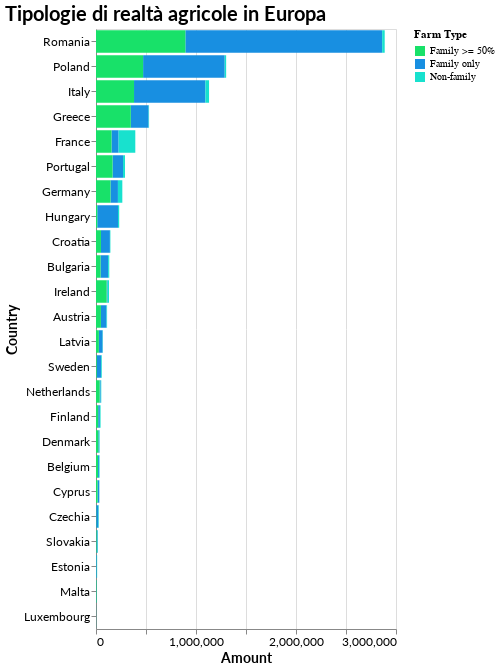

Write notebook code for a chart like this one.
### Code cell
## GRAFO SULLA TIPOLOGIA DI DIMENSIONE AGRICOLA IN EUROPA (FAMILIARE, NON FAMILIARE, FAMILIARE PER OLTRE LA METà)

data_distribution_farming = {
    'Country': ['Romania', 'Poland', 'Italy', 'Greece', 'France', 'Portugal', 'Germany',
                'Hungary', 'Croatia', 'Bulgaria', 'Ireland', 'Austria', 'Latvia', 'Sweden',
                'Netherlands', 'Finland', 'Denmark', 'Belgium', 'Cyprus', 'Czechia',
                'Slovakia', 'Estonia', 'Malta', 'Luxembourg'],
    'Family only': [1967777, 815995, 713735, 178213, 71084, 104508, 74500, 207261,
                    89600, 75199, 9930, 56055, 37645, 44750, 10407, 16949,
                    9317, 9334, 16890, 21859, 11054, 6755, 3468, 927],
    'Family >= 50%': [893704, 471075, 380344, 348123, 155144, 165789, 144818, 12824,
                      49599, 45922, 106461, 49216, 28606, 6945, 36628, 21841,
                      23179, 20095, 15967, 2301, 4840, 657, 4022, 820],
    'Non-family': [25586, 14419, 36449, 4343, 166797, 19932, 43917, 12003,
                   4720, 11621, 13824, 5510, 2732, 7095, 5606, 6840,
                   4592, 6567, 1189, 4749, 3738, 3957, 160, 134]
}

df_distribution_farming = pd.DataFrame(data_distribution_farming)

df_m_distribution_farming = df_distribution_farming.melt(id_vars=['Country'], var_name='Farm Type', value_name='Amount')

# Define custom color mapping
color_scale = alt.Scale(
    #domain=['Family >= 50%', 'Family only', 'Non-family'],
    domain=['Family >= 50%', 'Family only', 'Non-family'],
    range=['#18E169', '#188FE1', '#18E1CE']
)

chart = alt.Chart(df_m_distribution_farming).mark_bar().encode(
    #x=alt.X('Country', sort=None),
    x='Amount',    
    #y='Amount',
    y=alt.Y('Country', sort=None),
    color=alt.Color('Farm Type:N', scale=color_scale),
    tooltip=[alt.Tooltip('Country:N'), alt.Tooltip('Farm Type:N'), alt.Tooltip('Amount:Q', format=',')]
).properties(
    width="container",
    height=600,
    title='Tipologie di realtà agricole in Europa'
)
'''.configure_axis(
    labelAngle=45,
    labelFontSize=12
)'''

chart.show()

### Figure 1 — Vega-Lite specification as saved in the notebook (floating-point values rounded to 4 significant figures)
{"config": {"background": "transparent", "title": {"font": "Lato", "fontSize": 20, "anchor": "start", "color": "black"}, "axis": {"labelFont": "Lato", "titleFont": "Lato", "labelFontSize": 12, "titleFontSize": 14}}, "data": {"name": "data-53b6b9825049b1de7a3c61778ec3b2ab"}, "mark": {"type": "bar"}, "encoding": {"color": {"field": "Farm Type", "scale": {"domain": ["Family >= 50%", "Family only", "Non-family"], "range": ["#18E169", "#188FE1", "#18E1CE"]}, "type": "nominal"}, "tooltip": [{"field": "Country", "type": "nominal"}, {"field": "Farm Type", "type": "nominal"}, {"field": "Amount", "format": ",", "type": "quantitative"}], "x": {"field": "Amount", "type": "quantitative"}, "y": {"field": "Country", "sort": null, "type": "nominal"}}, "height": 600, "title": "Tipologie di realtà agricole in Europa", "width": "container", "$schema": "https://vega.github.io/schema/vega-lite/v5.17.0.json", "datasets": {"data-53b6b9825049b1de7a3c61778ec3b2ab": [{"Country": "Romania", "Farm Type": "Family only", "Amount": 1967777}, {"Country": "Poland", "Farm Type": "Family only", "Amount": 815995}, {"Country": "Italy", "Farm Type": "Family only", "Amount": 713735}, {"Country": "Greece", "Farm Type": "Family only", "Amount": 178213}, {"Country": "France", "Farm Type": "Family only", "Amount": 71084}, {"Country": "Portugal", "Farm Type": "Family only", "Amount": 104508}, {"Country": "Germany", "Farm Type": "Family only", "Amount": 74500}, {"Country": "Hungary", "Farm Type": "Family only", "Amount": 207261}, {"Country": "Croatia", "Farm Type": "Family only", "Amount": 89600}, {"Country": "Bulgaria", "Farm Type": "Family only", "Amount": 75199}, {"Country": "Ireland", "Farm Type": "Family only", "Amount": 9930}, {"Country": "Austria", "Farm Type": "Family only", "Amount": 56055}, {"Country": "Latvia", "Farm Type": "Family only", "Amount": 37645}, {"Country": "Sweden", "Farm Type": "Family only", "Amount": 44750}, {"Country": "Netherlands", "Farm Type": "Family only", "Amount": 10407}, {"Country": "Finland", "Farm Type": "Family only", "Amount": 16949}, {"Country": "Denmark", "Farm Type": "Family only", "Amount": 9317}, {"Country": "Belgium", "Farm Type": "Family only", "Amount": 9334}, {"Country": "Cyprus", "Farm Type": "Family only", "Amount": 16890}, {"Country": "Czechia", "Farm Type": "Family only", "Amount": 21859}, {"Country": "Slovakia", "Farm Type": "Family only", "Amount": 11054}, {"Country": "Estonia", "Farm Type": "Family only", "Amount": 6755}, {"Country": "Malta", "Farm Type": "Family only", "Amount": 3468}, {"Country": "Luxembourg", "Farm Type": "Family only", "Amount": 927}, {"Country": "Romania", "Farm Type": "Family >= 50%", "Amount": 893704}, {"Country": "Poland", "Farm Type": "Family >= 50%", "Amount": 471075}, {"Country": "Italy", "Farm Type": "Family >= 50%", "Amount": 380344}, {"Country": "Greece", "Farm Type": "Family >= 50%", "Amount": 348123}, {"Country": "France", "Farm Type": "Family >= 50%", "Amount": 155144}, {"Country": "Portugal", "Farm Type": "Family >= 50%", "Amount": 165789}, {"Country": "Germany", "Farm Type": "Family >= 50%", "Amount": 144818}, {"Country": "Hungary", "Farm Type": "Family >= 50%", "Amount": 12824}, {"Country": "Croatia", "Farm Type": "Family >= 50%", "Amount": 49599}, {"Country": "Bulgaria", "Farm Type": "Family >= 50%", "Amount": 45922}, {"Country": "Ireland", "Farm Type": "Family >= 50%", "Amount": 106461}, {"Country": "Austria", "Farm Type": "Family >= 50%", "Amount": 49216}, {"Country": "Latvia", "Farm Type": "Family >= 50%", "Amount": 28606}, {"Country": "Sweden", "Farm Type": "Family >= 50%", "Amount": 6945}, {"Country": "Netherlands", "Farm Type": "Family >= 50%", "Amount": 36628}, {"Country": "Finland", "Farm Type": "Family >= 50%", "Amount": 21841}, {"Country": "Denmark", "Farm Type": "Family >= 50%", "Amount": 23179}, {"Country": "Belgium", "Farm Type": "Family >= 50%", "Amount": 20095}, {"Country": "Cyprus", "Farm Type": "Family >= 50%", "Amount": 15967}, {"Country": "Czechia", "Farm Type": "Family >= 50%", "Amount": 2301}, {"Country": "Slovakia", "Farm Type": "Family >= 50%", "Amount": 4840}, {"Country": "Estonia", "Farm Type": "Family >= 50%", "Amount": 657}, {"Country": "Malta", "Farm Type": "Family >= 50%", "Amount": 4022}, {"Country": "Luxembourg", "Farm Type": "Family >= 50%", "Amount": 820}, {"Country": "Romania", "Farm Type": "Non-family", "Amount": 25586}, {"Country": "Poland", "Farm Type": "Non-family", "Amount": 14419}, {"Country": "Italy", "Farm Type": "Non-family", "Amount": 36449}, {"Country": "Greece", "Farm Type": "Non-family", "Amount": 4343}, {"Country": "France", "Farm Type": "Non-family", "Amount": 166797}, {"Country": "Portugal", "Farm Type": "Non-family", "Amount": 19932}, {"Country": "Germany", "Farm Type": "Non-family", "Amount": 43917}, {"Country": "Hungary", "Farm Type": "Non-family", "Amount": 12003}, {"Country": "Croatia", "Farm Type": "Non-family", "Amount": 4720}, {"Country": "Bulgaria", "Farm Type": "Non-family", "Amount": 11621}, {"Country": "Ireland", "Farm Type": "Non-family", "Amount": 13824}, {"Country": "Austria", "Farm Type": "Non-family", "Amount": 5510}, {"Country": "Latvia", "Farm Type": "Non-family", "Amount": 2732}, {"Country": "Sweden", "Farm Type": "Non-family", "Amount": 7095}, {"Country": "Netherlands", "Farm Type": "Non-family", "Amount": 5606}, {"Country": "Finland", "Farm Type": "Non-family", "Amount": 6840}, {"Country": "Denmark", "Farm Type": "Non-family", "Amount": 4592}, {"Country": "Belgium", "Farm Type": "Non-family", "Amount": 6567}, {"Country": "Cyprus", "Farm Type": "Non-family", "Amount": 1189}, {"Country": "Czechia", "Farm Type": "Non-family", "Amount": 4749}, {"Country": "Slovakia", "Farm Type": "Non-family", "Amount": 3738}, {"Country": "Estonia", "Farm Type": "Non-family", "Amount": 3957}, {"Country": "Malta", "Farm Type": "Non-family", "Amount": 160}, {"Country": "Luxembourg", "Farm Type": "Non-family", "Amount": 134}]}}
